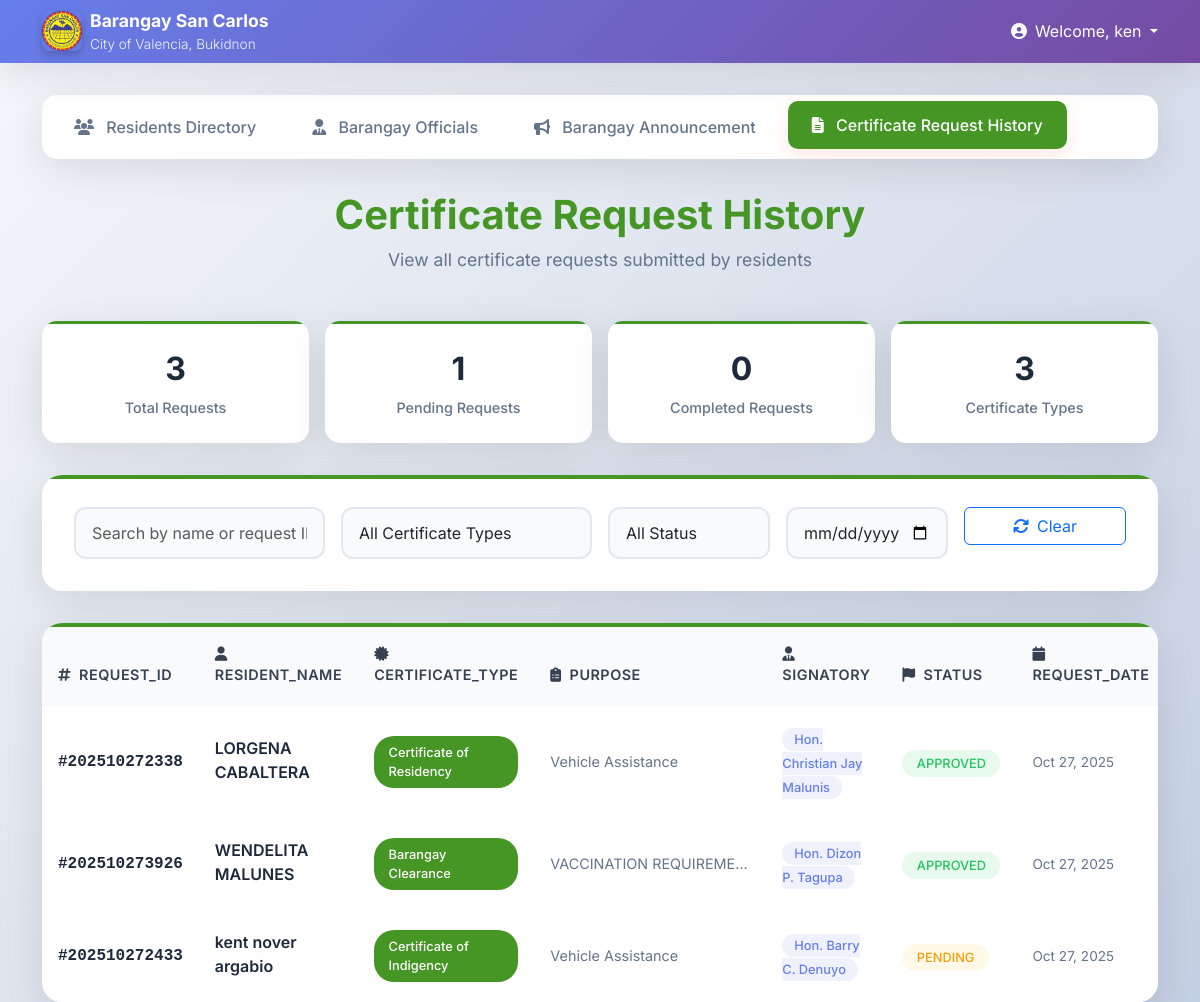
/Personnel_request_history.php (signed in), run on the app's committed database.
### tables this page shows
CREATE TABLE `certificate_requests` (
  `id` int(11) NOT NULL,
  `request_id` varchar(20) NOT NULL,
  `resident_name` varchar(100) NOT NULL,
  `certificate_type` varchar(50) NOT NULL,
  `purpose` varchar(255) NOT NULL,
  `signatory` varchar(100) NOT NULL,
  `status` varchar(20) NOT NULL DEFAULT 'Pending',
  `request_date` datetime NOT NULL,
  `processed_date` datetime DEFAULT NULL,
  `processed_by` varchar(100) DEFAULT NULL,
  `payment_required` tinyint(1) DEFAULT 0,
  `payment_amount` decimal(10,2) DEFAULT 0.00,
  `payment_status` varchar(20) DEFAULT 'Unpaid',
  `notes` text DEFAULT NULL
);

### Personnel_request_history.php (the view, shortened to what this page needs)
<?php
$servername = "localhost";
$username = "root";
$password = "";
$database = "barangay";
$conn = new mysqli($servername, $username, $password, $database);
$display_name = isset($_SESSION['first_name']) && !empty($_SESSION['first_name'])
    ? $_SESSION['first_name']
    : $_SESSION['username'];
?>
<!DOCTYPE html>
<html lang="en">
<head>
    <link href="https://cdn.jsdelivr.net/npm/bootstrap@5.3.0/dist/css/bootstrap.min.css" rel="stylesheet">
    <link rel="stylesheet" href="https://cdnjs.cloudflare.com/ajax/libs/font-awesome/6.5.0/css/all.min.css">
</head>
<body>
<nav class="top-nav bg-dark py-2">
    <div class="container">
        <div class="row align-items-center">
            <div class="col-md-6 d-flex align-items-center">
                <a href="#" class="nav-brand d-flex align-items-center text-white text-decoration-none">
                    <img src="logo.png" alt="Logo" style="height: 40px;" class="me-2">
                    <div>
                        <div class="nav-title fw-bold">Barangay San Carlos</div>
                        <div class="nav-subtitle small">City of Valencia, Bukidnon</div>
                    </div>
                </a>
            </div>
<div class="col-md-6 text-end">
    <div class="dropdown d-inline-block">
        <a class="text-white dropdown-toggle text-decoration-none" href="#" role="button" id="userDropdown" data-bs-toggle="dropdown" aria-expanded="false">
            <i class="fas fa-user-circle me-2"></i>Welcome, <?php echo htmlspecialchars($display_name); ?>
        </a>
    </div>
</div>
        </div>
    </div>
</nav>
    <div class="container">
        <div class="tab-navigation">
            <a href="personnel_residence.php" class="nav-tab">
                <i class="fas fa-users"></i>
                Residents Directory
            </a>
            <a href="Personnel_official.php" class="nav-tab">
                <i class="fas fa-user-tie"></i>
                Barangay Officials
            </a>
            <a href="Personnel_Anno.php" class="nav-tab">
                <i class="fas fa-bullhorn"></i>
                Barangay Announcement
            </a>
            <a href="Personnel_request_history.php" class="nav-tab active">
                <i class="fas fa-file-alt"></i>
                Certificate Request History
            </a>
        </div>
        <div class="page-header">
            <h1 class="page-title">Certificate Request History</h1>
            <p class="page-subtitle">View all certificate requests submitted by residents</p>
        </div>
        <div class="stats-grid">
            <div class="stat-card">
                <div class="stat-number" id="totalRequests">
                    <?php
                    $countSql = "SELECT COUNT(*) as total FROM certificate_requests";
                    $countResult = $conn->query($countSql);
                    $totalCount = $countResult->fetch_assoc()['total'];
                    echo $totalCount;
                    ?>
                </div>
                <div class="stat-label">Total Requests</div>
            </div>
            <div class="stat-card">
                <div class="stat-number" id="pendingRequests">
                    <?php
                    $pendingSql = "SELECT COUNT(*) as pending FROM certificate_requests WHERE status = 'pending'";
                    $pendingResult = $conn->query($pendingSql);
                    $pendingCount = $pendingResult->fetch_assoc()['pending'];
                    echo $pendingCount;
                    ?>
                </div>
                <div class="stat-label">Pending Requests</div>
            </div>
            <div class="stat-card">
                <div class="stat-number" id="completedRequests">
                    <?php
                    $completedSql = "SELECT COUNT(*) as completed FROM certificate_requests WHERE status = 'completed'";
                    $completedResult = $conn->query($completedSql);
                    $completedCount = $completedResult->fetch_assoc()['completed'];
                    echo $completedCount;
                    ?>
                </div>
                <div class="stat-label">Completed Requests</div>
            </div>
            <div class="stat-card">
                <div class="stat-number" id="certificateTypes">
                    <?php
                    $typesSql = "SELECT COUNT(DISTINCT certificate_type) as types FROM certificate_requests";
                    $typesResult = $conn->query($typesSql);
                    $typesCount = $typesResult->fetch_assoc()['types'];
                    echo $typesCount;
                    ?>
                </div>
                <div class="stat-label">Certificate Types</div>
            </div>
        </div>
        <div class="search-section">
            <div class="row g-3">
                <div class="col-md-3">
                    <div class="position-relative">
                        <input type="text" id="searchInput" class="form-control search-input" placeholder="Search by name or request ID...">
                    </div>
                </div>
                <div class="col-md-3">
                    <select id="certificateFilter" class="form-select filter-select">
                        <option value="">All Certificate Types</option>
                    </select>
                </div>
                <div class="col-md-2">
                    <select id="statusFilter" class="form-select filter-select">
                        <option value="">All Status</option>
                    </select>
                </div>
                <div class="col-md-2">
                    <input type="date" id="dateFilter" class="form-control filter-select" title="Filter by request date">
                </div>
                <div class="col-md-2">
                    <button class="btn btn-outline-primary w-100" onclick="clearFilters()">
                        <i class="fas fa-refresh me-2"></i>Clear
                    </button>
                </div>
            </div>
        </div>
        <div class="data-table-container">
            <div class="table-responsive">
                <table class="table" id="requestsTable">
                    <thead>
                        <tr>
                            <th><i class="fas fa-hashtag me-2"></i>Request_ID</th>
                            <th><i class="fas fa-user me-2"></i>Resident_Name</th>
                            <th><i class="fas fa-certificate me-2"></i>Certificate_Type</th>
                            <th><i class="fas fa-clipboard-list me-2"></i>Purpose</th>
                            <th><i class="fas fa-user-tie me-2"></i>Signatory</th>
                            <th><i class="fas fa-flag me-2"></i>Status</th>
                            <th><i class="fas fa-calendar me-2"></i>Request_Date</th>
                        </tr>
                    </thead>
                    <tbody>
                    <?php
                    $sql = "SELECT * FROM certificate_requests ORDER BY request_date DESC";
                    $result = $conn->query($sql);
                    if ($result->num_rows > 0) {
                        while ($row = $result->fetch_assoc()) {
                            $statusClass = 'status-' . strtolower($row['status']);
                            $requestDate = date('M d, Y', strtotime($row['request_date']));
                            $processedDate = $row['processed_date'] ? date('M d, Y', strtotime($row['processed_date'])) : 'Not processed';
                            echo "<tr data-certificate='" . htmlspecialchars($row['certificate_type']) . "'
                                      data-status='" . htmlspecialchars($row['status']) . "'
                                      data-date='" . htmlspecialchars($row['request_date']) . "'>
                                <td>
                                    <div class='request-id'>#" . htmlspecialchars($row['request_id']) . "</div>
                                </td>
                                <td>
                                    <div class='resident-name'>" . htmlspecialchars($row['resident_name']) . "</div>
                                </td>
                                <td>
                                    <span class='certificate-badge'>" . htmlspecialchars($row['certificate_type']) . "</span>
                                </td>
                                <td>
                                    <div class='purpose-text' title='" . htmlspecialchars($row['purpose']) . "'>" . htmlspecialchars($row['purpose']) . "</div>
                                </td>
                                <td>
                                    <span class='signatory-badge'>" . htmlspecialchars($row['signatory']) . "</span>
                                </td>
                                <td>
                                    <span class='status-badge $statusClass'>" . ucfirst(htmlspecialchars($row['status'])) . "</span>
                                </td>
                                <td>
                                    <div class='date-text'>$requestDate</div>
                                </td>
                                <td>
                                    <div class='date-text'>$processedDate</div>
                                </td>
                                <td>
                                    <div class='notes-text' title='" . htmlspecialchars($row['notes']) . "'>" .
                                    (empty($row['notes']) ? 'No notes' : htmlspecialchars($row['notes'])) . "</div>
                                </td>
                            </tr>";
                        }
                    } else {
                        echo "<tr><td colspan='9' class='empty-state'>
                                <i class='fas fa-inbox'></i>
                                <h5>No certificate requests found</h5>
                                <p>Certificate requests will appear here once residents start submitting them.</p>
                              </td></tr>";
                    }
                    ?>
                    </tbody>
                </table>
            </div>
        </div>
    </div>
</body>
</html>

### data on the page
certificate_requests: request "202510272338", resident_name "LORGENA CABALTERA", certificate_type "Certificate of Residency", purpose "Vehicle Assistance", signatory "Hon. Christian Jay Malunis", status "APPROVED", request_date "Oct 27, 2025"
certificate_requests: request "202510273926", resident_name "WENDELITA MALUNES", certificate_type "Barangay Clearance", purpose "VACCINATION REQUIREME…", signatory "Hon. Dizon P. Tagupa", status "APPROVED", request_date "Oct 27, 2025"
certificate_requests: request "202510272433", resident_name "kent nover argabio", certificate_type "Certificate of Indigency", purpose "Vehicle Assistance", signatory "Hon. Barry C. Denuyo", status "PENDING", request_date "Oct 27, 2025"

### other printed values
$display_name "ken"
$totalCount "3"
$pendingCount "1"
$completedCount "0"
$typesCount "3"
